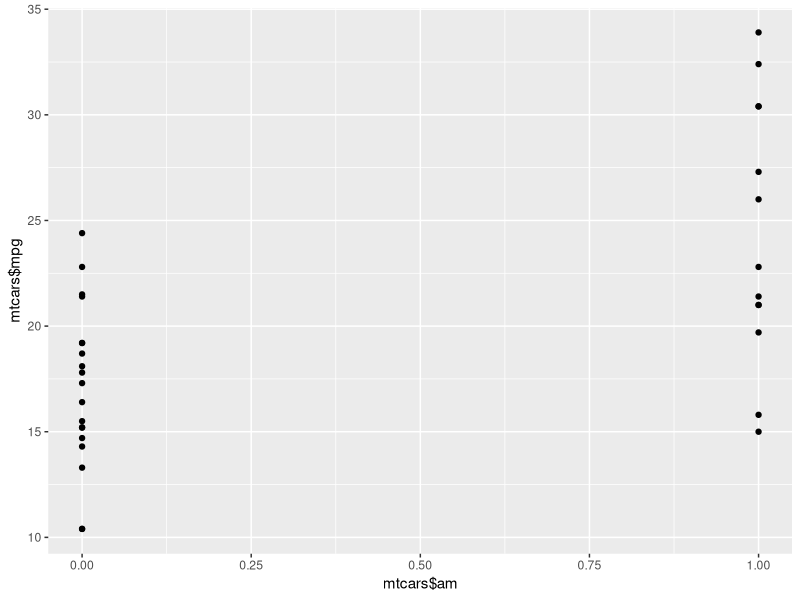
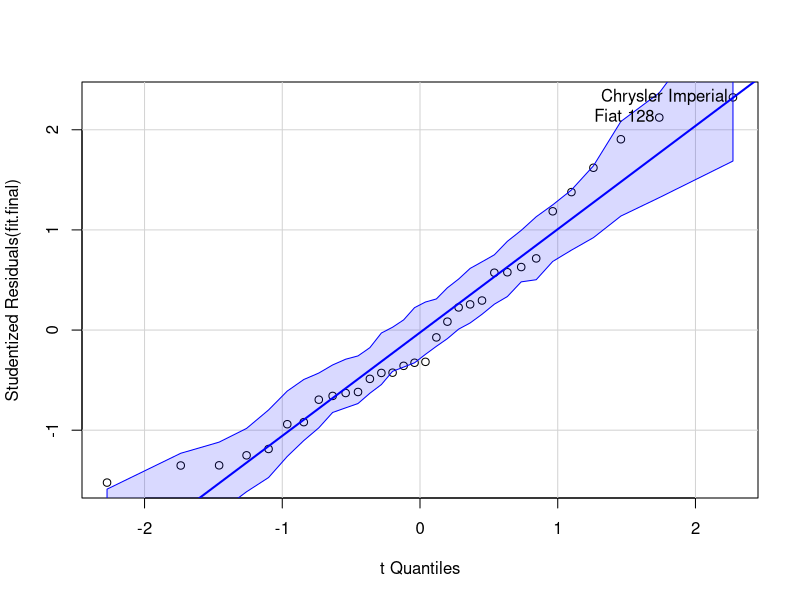

These figures' R source, in order:
## ---- chunk 1
library(ggplot2)
library(car)
## ---- chunk 2
fit1 <- lm(mpg~., data=mtcars)
fit2 <- lm(mpg~.-cyl, data=mtcars)
anova(fit2, fit1)
## ---- chunk 3
fit.final <- lm(mpg~wt+qsec+am, data=mtcars)
fit.final$coef
## ---- chunk 4
s <- summary(fit.final)$coef["am",]
s["Estimate"]+c(-1, 1)*qt(.975, fit.final$df)*s["Std. Error"]
## ---- chunk 5
sqrt(vif(fit.final))
## ---- chunk 6
qplot(mtcars$am, mtcars$mpg)
## ---- chunk 7
summary(lm(mpg~., data=mtcars))$coefficients
## ---- chunk 8
summary(lm(mpg~.-cyl, data=mtcars))$coefficient
## ---- chunk 9
summary(lm(mpg~wt+qsec+am, data=mtcars))
## ---- chunk 10
qqPlot(fit.final)
## ---- chunk 11
fit <- lm(mpg~., data=mtcars)
fit.bwd <- step(fit, direction = "backward", trace=FALSE ) 
fit.bwd$coef
